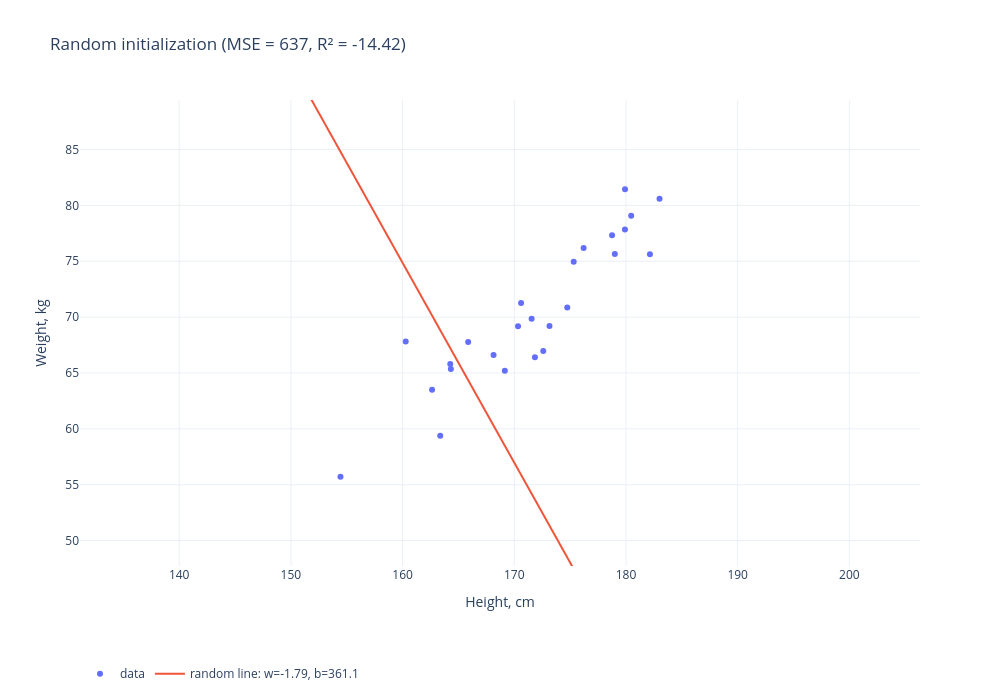

Write notebook code for a chart like this one.
### Markdown cell above
## Random initialization

### Code cell
X = df["height"].to_numpy()
Y = df["weight"].to_numpy()

mx, sx = X.mean(), X.std()
my, sy = Y.mean(), Y.std()
Xn, Yn = (X - mx) / sx, (Y - my) / sy


def to_original(w_n, b_n):
    w = w_n * sy / sx
    return w, my + sy * b_n - w * mx


def mse_r2(w, b):
    pred = w * X + b
    mse = np.mean((Y - pred) ** 2)
    r2 = 1 - np.sum((Y - pred) ** 2) / np.sum((Y - Y.mean()) ** 2)
    return mse, r2


init_rng = np.random.default_rng(3)
w_n0, b_n0 = init_rng.normal(0, 1, 2)
w_n0 = -abs(w_n0)
w0, b0 = to_original(w_n0, b_n0)
mse0, r2_0 = mse_r2(w0, b0)

plot_init(X, Y, w0, b0, mse0, r2_0).show()
